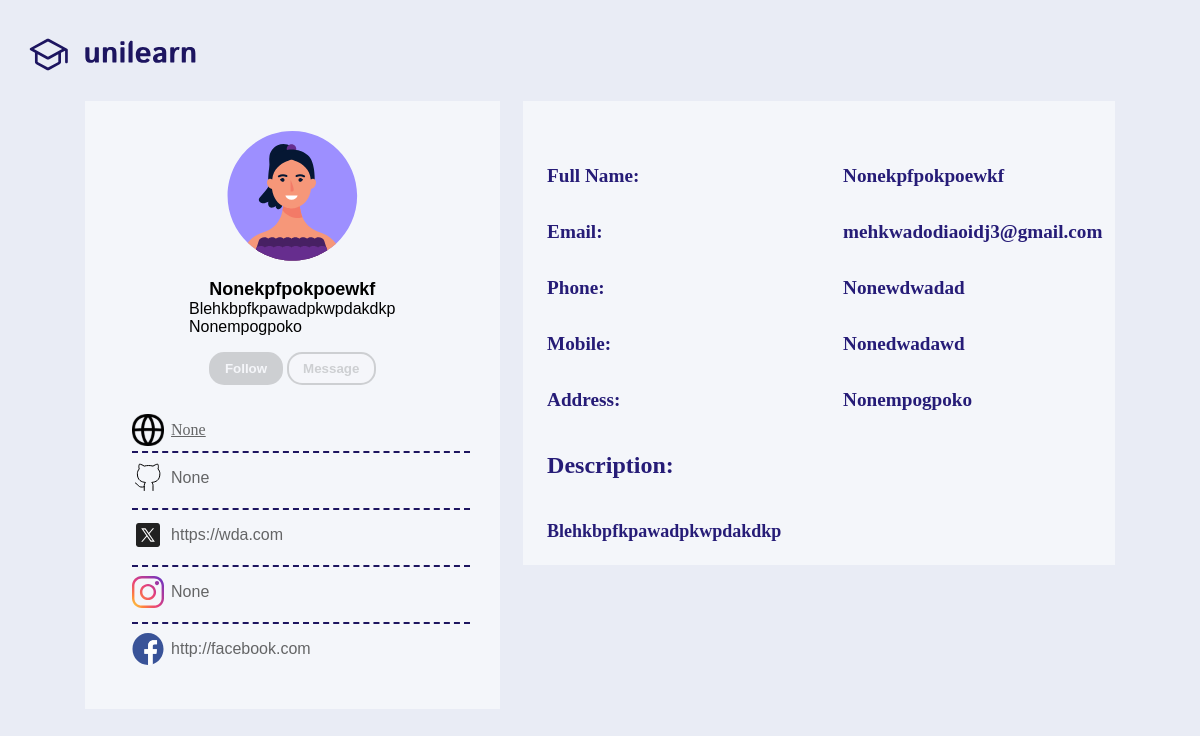
Screenshot of /user/meh3/ with the database file from the repository.
### main/models.py (models this page shows, shortened)
class CustomUser(AbstractUser):
    email = models.EmailField(unique=True)
    full_name = models.CharField(max_length=100, blank=True, null=True)
    phone_number = models.CharField(max_length=30, blank=True, null=True)
    mobile = models.CharField(max_length=30, blank=True, null=True)
    address = models.CharField(max_length=100, blank=True, null=True)
    description = models.TextField(blank=True, null=True)
    karma = models.IntegerField(default=0)  # Tracks user's overall karma
    date_joined = models.DateTimeField(auto_now_add=True)  # When the user created the account
    last_online = models.DateTimeField(null=True, blank=True)  # Last time the user was online
    followed_subreddits = models.ManyToManyField('Subreddit', related_name='followers', blank=True)
    profile_picture = models.ImageField(
        upload_to='profile_pictures/',
        blank=True,
        null=True,
        default='profile_pictures/default_profile_picture.png'
    )
    website = models.URLField(max_length=200, blank=True, null=True, default='http://website.com')
    github = models.URLField(max_length=200, blank=True, null=True, default='http://github.com')
    twitter = models.URLField(max_length=200, blank=True, null=True, default='http://x.com')
    linkedin = models.URLField(max_length=200, blank=True, null=True, default='http://linkedin.com')
    instagram = models.URLField(max_length=200, blank=True, null=True, default='http://instagram.com')
    facebook = models.URLField(max_length=200, blank=True, null=True, default='http://facebook.com')

### main/views.py (the view)
# urls.py: path('user/<str:username>/', views.user_profile, name='user_profile'),
def user_profile(request, username):
    user = get_object_or_404(CustomUser, username=username)
    posts = Post.objects.filter(author=user)
    return render(request, 'templates/user_profile.html', {'user': user, 'posts': posts})

### main/templates/user_profile.html (shortened to what this page needs)
{% load static %}
<!DOCTYPE html>
<html>
    <head>
    </head>
    <body>
        <div class="top-section">
            <div class="site-name">
                <a href="{% url 'home'%}" class="site-name">
                </a>
            </div>
        </div>
        <div class="page">
            <div class="left-box">
                <div class="short-intro">
                    <p class="name"><b>{{user.full_name}}</b></p>
                    <p class="other-info">{{user.description}}<br>{{user.address}}</p>
                </div>
                <div class="buttons">
                    <button class="follow-button"><b>Follow</b></button>
                    <button class="Message-button"><b>Message</b></button>
                </div>
                <div class="social-media">
                    <div style="border-top: none;" class="media">
                        <a style="color: #646566; display: inline;" href="{{user.website}}">{{user.website}}</a>
                    </div>
                    <div class="media">
                        <p style="color: #646566;">{{user.github}}</p>
                    </div>
                    <div class="media">
                      <p style="color: #646566;">{{user.twitter}}</p>
                    </div>
                    <div class="media">
                        <p style="color: #646566;">{{user.instagram}}</p>
                    </div>
                    <div class="media">
                        <p style="color: #646566;">{{user.facebook}}</p>
                    </div>
                </div>
            </div>
            <div class="right-box">
                <div class="each-info">
                    <label class="label-style" for="Fname" >Full Name:</label>
                    <label class="label-style">{{user.full_name}}</label><br><br>
                </div>
                <div class="each-info">
                    <label class="label-style" for="email">Email:</label>
                    <label class="label-style">{{user.email}}</label><br><br>
                </div>
                <div class="each-info">
                    <label class="label-style" for="phone">Phone:</label>
                    <label class="label-style">{{user.phone_number}}</label><br><br>
                </div>
                <div class="each-info">
                    <label class="label-style" for="phone">Mobile:</label>
                    <label class="label-style">{{user.mobile}}</label><br><br>
                </div>
                <div class="each-info">
                    <label class="label-style" for="phone">Address:</label>
                    <label class="label-style">{{user.address}}</label><br><br>
                </div>
                <label class="label-descript" for="descriptions">Description:<br></label>
                <label class="label-descript-content">{{user.description}}</label>
            </div>
        </div>
    </body>
</html>

### main/templates/user_profile.html (style rules this page uses)
body { background-color: #E9ECF5; }
p { font-family: Arial; }
.top-section { display: flex; flex-direction: row; align-items: center; justify-content: space-between; gap: 2%; }
.site-name { display: flex; flex-direction: row; align-items: center; margin-left: 1% ; padding-top: 1%; margin-bottom: 1%; }
.unilearn { margin-top: 2%; }
.grat-hat { width: 30%; }
.name { margin-bottom: 0; font-size: large; }
.other-info { margin-top: 0; }
.short-intro { display: flex; flex-direction: column; align-items: center; }
.right-box { max-height: fit-content; background-color: white; width: 50%; display: flex; flex-direction: column; padding-top: 4%; background-color: #F4F6FA; }
.left-box { width: 30%; padding: 30px; background-color: white; display: flex; flex-direction: column; align-items: center; justify-content: center; background-color: #F4F6FA; }
.media { height: 20%; width: 100%; display: flex; flex-direction: row; justify-content: start; gap: 2%; align-items: center; margin-bottom: 5px; border-top: dashed 2px #1D1560; }
.social-media { margin-left: 5%; width: 95%; display: flex; flex-direction: column; }
.buttons { filter: grayscale(100%); opacity: 20%; width: 100%; display: flex; flex-direction: row; justify-content: center; gap: 1%; margin-bottom: 8%; align-items: center; }
.follow-button { width: 40%; background-color: rgba(59, 43, 175, 1); color: rgba(250, 250, 250, 1); border-color: rgba(59, 43, 175, 1); width: auto; padding: 2%; padding-left: 4%; padding-right: 4%; border-radius: 15px; border-style: solid; }
.Message-button { width: 40%; background-color: rgba(250, 250, 250, 1); color:rgba(59, 43, 175, 1); border-color: rgba(59, 43, 175, 1); padding: 2%; padding-left: 4%; padding-right: 4%; border-radius: 15px; border-style: solid; width: auto; }
.page { margin-bottom: 30px; display: flex; flex-direction: row; justify-content: center; gap: 2%; background-color: #E9ECF5; }
.each-info { width: 100%; height: 10%; display: flex; flex-direction: row; align-items: center; justify-content: space-between; margin-left: 4%; }
.profile-img { width: 60%; }
.label-style { color: #261C77; font-size: larger; width: 20%; font-weight: 600; }
.label-descript { color: #261C77; font-size: x-large; font-weight: 600; width: 100%; margin-left: 4%; height: 8%; margin-top: 4%; }
.label-descript-content { color: #261C77; font-size: large; font-weight: 600; width: 100%; margin-left: 4%; height: 8%; margin-top: 4%; }

### rows the page displays
CustomUser: full_name "Nonekpfpokpoewkf", description "Blehkbpfkpawadpkwpdakdkp", address "Nonempogpoko", website "None", github "None", twitter "https://wda.com", instagram "None", facebook "http://facebook.com", email "mehkwadodiaoidj3@gmail.com", phone_number "Nonewdwadad", mobile "Nonedwadawd"
